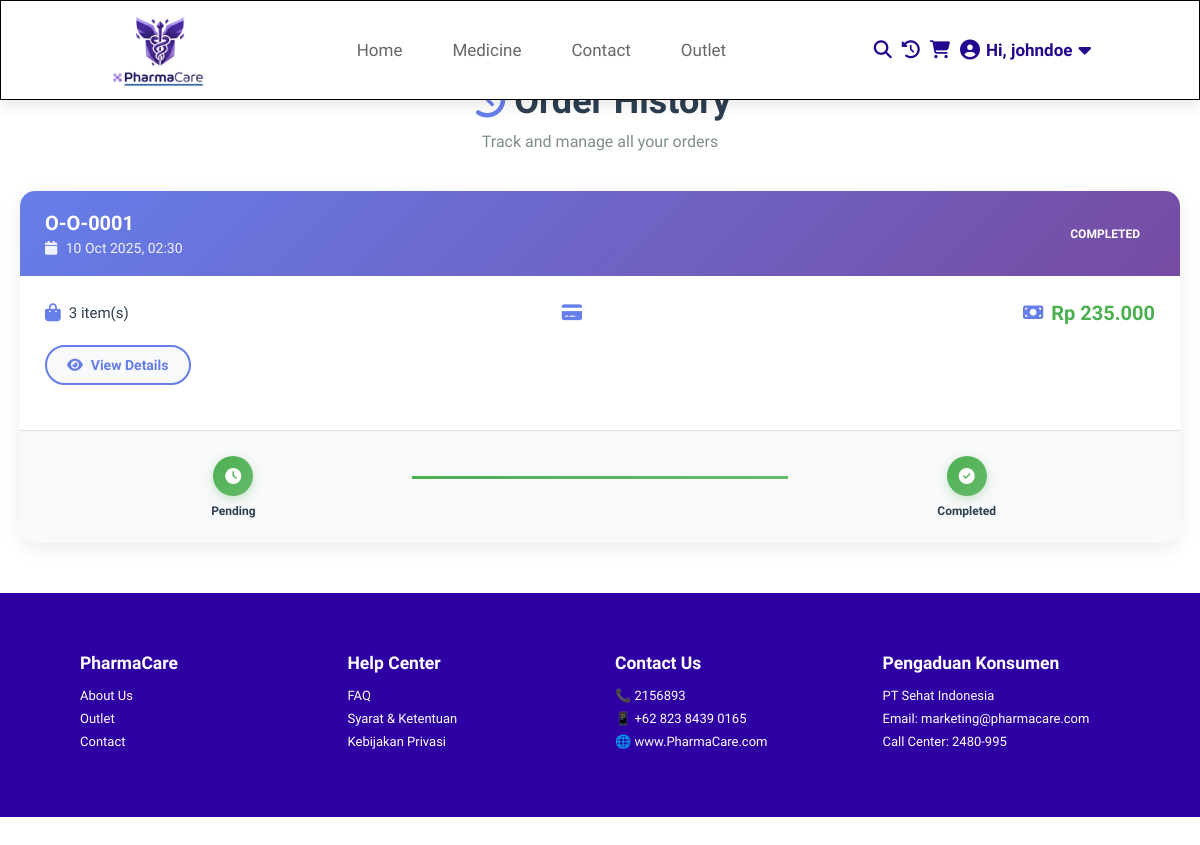
The app's page /ViewUser/mainUser/order_history.php (signed in) with its own data.
### tables this page shows
CREATE TABLE `orders` (
  `order_id` varchar(10) NOT NULL,
  `user_id` varchar(10) DEFAULT NULL,
  `user_name` varchar(255) NOT NULL,
  `user_email` varchar(255) DEFAULT NULL,
  `user_phone` varchar(20) DEFAULT NULL,
  `user_address` text,
  `order_notes` text,
  `total_amount` decimal(10,2) NOT NULL,
  `payment_method` enum('cod','transfer','ewallet') NOT NULL,
  `status` enum('pending','processing','completed','cancelled') DEFAULT 'pending',
  `created_at` timestamp NOT NULL DEFAULT CURRENT_TIMESTAMP,
  `updated_at` timestamp NOT NULL DEFAULT CURRENT_TIMESTAMP ON UPDATE CURRENT_TIMESTAMP
);

### ViewUser/mainUser/order_history.php (the view, shortened to what this page needs)
<?php
$conn = getConnection();
$userId = $_SESSION['user_id'];
$stmt = $conn->prepare("
    SELECT
        o.*,
        COUNT(od.orderdetail_id) as total_items
    FROM orders o
    LEFT JOIN orders_detail od ON o.order_id = od.order_id
    WHERE o.user_id = ?
    GROUP BY o.order_id
    ORDER BY o.created_at DESC
");
$stmt->bind_param("s", $userId);
$stmt->execute();
$orders = $stmt->get_result()->fetch_all(MYSQLI_ASSOC);
?>
<!DOCTYPE html>
<html lang="en">
<head>
    <link rel="stylesheet" href="../cssuser/order_history.css">
    <link rel="stylesheet" href="https://cdnjs.cloudflare.com/ajax/libs/font-awesome/4.7.0/css/font-awesome.min.css">
</head>
<body>
<?php include 'navbar.php'; ?>
<div class="history-container">
    <div class="page-header">
        <h1><i class="fa fa-history"></i> Order History</h1>
        <p>Track and manage all your orders</p>
    </div>
    <?php if (empty($orders)): ?>
        <div class="empty-state">
            <i class="fa fa-shopping-bag"></i>
            <h2>No Orders Yet</h2>
            <p>You haven't placed any orders. Start shopping now!</p>
            <a href="medicine.php" class="btn-shop">
                <i class="fa fa-shopping-cart"></i> Start Shopping
            </a>
        </div>
    <?php else: ?>
        <div class="orders-list">
            <?php foreach ($orders as $order):
                $orderNumber = 'O-' . str_pad($order['order_id'], 4, '0', STR_PAD_LEFT);
            ?>
            <div class="order-card">
                <div class="order-header">
                    <div class="order-info">
                        <h3><?php echo htmlspecialchars($orderNumber); ?></h3>
                        <span class="order-date">
                            <i class="fa fa-calendar"></i>
                            <?php echo date('d M Y, H:i', strtotime($order['created_at'])); ?>
                        </span>
                    </div>
                    <div class="order-badges">
                        <span class="badge badge-<?php echo $order['status']; ?>">
                            <?php echo ucfirst($order['status']); ?>
                        </span>
                    </div>
                </div>
                <div class="order-body">
                    <div class="order-details">
                        <div class="detail-item">
                            <i class="fa fa-shopping-bag"></i>
                            <span><?php echo $order['total_items']; ?> item(s)</span>
                        </div>
                        <div class="detail-item">
                            <i class="fa fa-credit-card"></i>
                        </div>
                        <div class="detail-item total">
                            <i class="fa fa-money"></i>
                            <strong>Rp <?php echo number_format($order['total_amount'], 0, ',', '.'); ?></strong>
                        </div>
                    </div>
                    <div class="order-actions">
                        <a href="order_success.php?order_id=<?php echo $order['order_id']; ?>" class="btn-view">
                            <i class="fa fa-eye"></i> View Details
                        </a>
                    </div>
                </div>
                <div class="order-progress">
                    <div class="progress-step <?php echo in_array($order['status'], ['pending', 'completed']) ? 'active' : ''; ?>">
                        <div class="step-icon"><i class="fa fa-clock-o"></i></div>
                        <span>Pending</span>
                    </div>
                    <div class="progress-line <?php echo $order['status'] === 'completed' ? 'active' : ''; ?>"></div>
                    <div class="progress-step <?php echo $order['status'] === 'completed' ? 'active' : ''; ?>">
                        <div class="step-icon"><i class="fa fa-check-circle"></i></div>
                        <span>Completed</span>
                    </div>
                </div>
            </div>
            <?php endforeach; ?>
        </div>
    <?php endif; ?>
</div>
<?php include 'footer.php'; ?>
</body>
</html>

### ViewUser/cssuser/order_history.css (style rules this page uses)
* { margin: 0; padding: 0; box-sizing: border-box; }
body { font-family: 'Andika', sans-serif; background: linear-gradient(135deg, #f5f7fa 0%, #c3cfe2 100%); min-height: 100vh; padding-bottom: 50px; }
.history-container { max-width: 1200px; margin: 80px auto 50px; padding: 0 20px; }
.page-header { text-align: center; margin-bottom: 40px; }
.page-header h1 { font-size: 36px; color: #2c3e50; margin-bottom: 10px; }
.page-header h1 i { color: #667eea; }
.page-header p { font-size: 16px; color: #7f8c8d; }
.orders-list { display: flex; flex-direction: column; gap: 25px; }
.order-card { background: white; border-radius: 15px; overflow: hidden; box-shadow: 0 5px 20px rgba(0, 0, 0, 0.08); transition: all 0.3s ease; }
.order-header { display: flex; justify-content: space-between; align-items: center; padding: 20px 25px; background: linear-gradient(135deg, #667eea 0%, #764ba2 100%); color: white; }
.order-info h3 { font-size: 20px; margin-bottom: 5px; }
.order-date { font-size: 14px; opacity: 0.9; }
.order-date i { margin-right: 5px; }
.order-badges { display: flex; gap: 10px; }
.badge { padding: 6px 15px; border-radius: 20px; font-size: 12px; font-weight: 600; text-transform: uppercase; }
.order-body { padding: 25px; }
.order-details { display: flex; justify-content: space-between; align-items: center; margin-bottom: 20px; flex-wrap: wrap; gap: 15px; }
.detail-item { display: flex; align-items: center; gap: 8px; font-size: 15px; color: #2c3e50; }
.detail-item i { color: #667eea; font-size: 18px; }
.detail-item.total { font-size: 20px; }
.detail-item.total strong { color: #4caf50; }
.order-actions { display: flex; gap: 10px; flex-wrap: wrap; }
.btn-view, .btn-pay { padding: 10px 20px; border-radius: 20px; text-decoration: none; font-size: 14px; font-weight: 600; transition: all 0.3s ease; display: inline-flex; align-items: center; gap: 8px; }
.btn-view { background: #f8f9fa; color: #667eea; border: 2px solid #667eea; }
.order-progress { display: flex; align-items: center; justify-content: space-between; padding: 25px; background: #f8f9fa; border-top: 1px solid #e0e0e0; margin-top: 20px; }
.progress-step { display: flex; flex-direction: column; align-items: center; gap: 8px; flex: 1; position: relative; }
.step-icon { width: 40px; height: 40px; border-radius: 50%; background: #e0e0e0; display: flex; align-items: center; justify-content: center; color: white; font-size: 16px; transition: all 0.3s ease; z-index: 2; }
.progress-step.active .step-icon { background: linear-gradient(135deg, #4caf50, #66bb6a); box-shadow: 0 3px 10px rgba(76, 175, 80, 0.3); }
.progress-step span { font-size: 12px; color: #7f8c8d; font-weight: 600; text-align: center; }
.progress-step.active span { color: #2c3e50; }
.progress-line { flex: 1; height: 3px; background: #e0e0e0; margin: 0 -10px; margin-top: -20px; position: relative; z-index: 1; }
.progress-line.active { background: linear-gradient(90deg, #4caf50, #66bb6a); }

### ViewUser/cssuser/navbar.css (style rules this page uses)
:root { --black: black; --purple: purple; --light-color: #666; --box-shadow: 0 .5rem 1.5rem rgba(0,0,0,.1); }
* { font-family: 'andika'; margin: 0; padding: 0; box-sizing: border-box; border: none; outline: none; text-decoration: none; text-transform: none; transition: all .2s linear; }
html { font-size: 62.5%; overflow-x: hidden; scroll-padding-top: 7rem; scroll-behavior: smooth; }
body { background: #fff; }

### records on screen
orders: order_id "O-O-0001", created_at "10 Oct 2025, 02:30", status "COMPLETED", total_items "3", total_amount "235.000"

### other values on screen
$username "johndoe"
